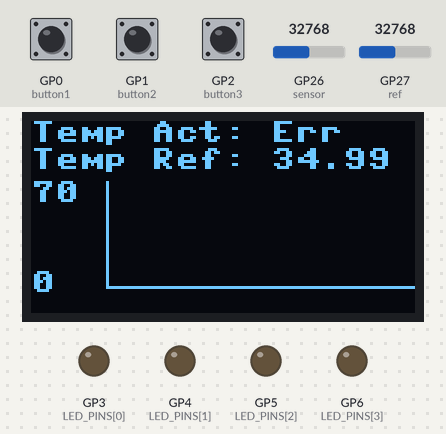
Bench run of a program on a simulated Raspberry Pi Pico running MicroPython. On the bench: 128×64 one-colour display, output pins drawn as LEDs (lit = HIGH). Dashed ring = blinking. The test bench sets the inputs (shaded band); at power-on: GP0 (button1) HIGH, GP1 (button2) HIGH, GP2 (button3) HIGH, GP26 (sensor) = 32768, GP27 (ref) = 32768 (analog values on the 0–65535 scale). Library files of the repository ran but are not shown: ssd1306.py; what the program prints to the serial console is not drawn.

Above: at 3.2 s.
3.3 s: GP0 (button1) pulled LOW for 1 s
At 3.48 s:
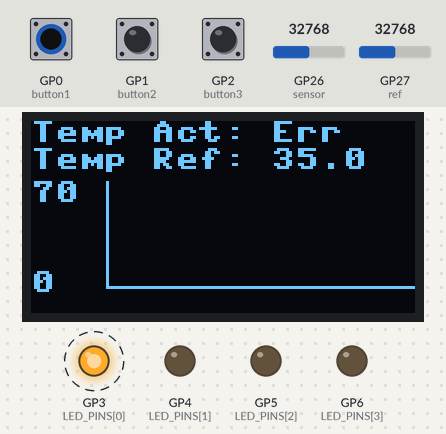
5.8 s: GP1 (button2) pulled LOW for 3.2 s
At 5.88 s:
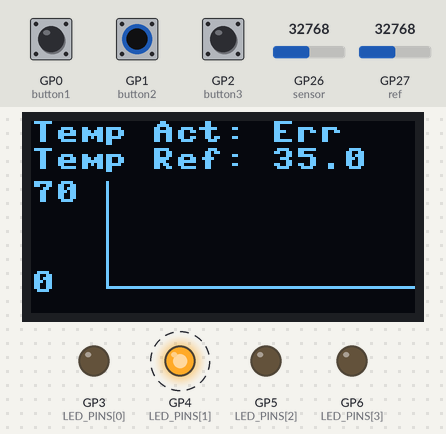
10.5 s: GP2 (button3) pulled LOW for 1 s
At 10.7 s:
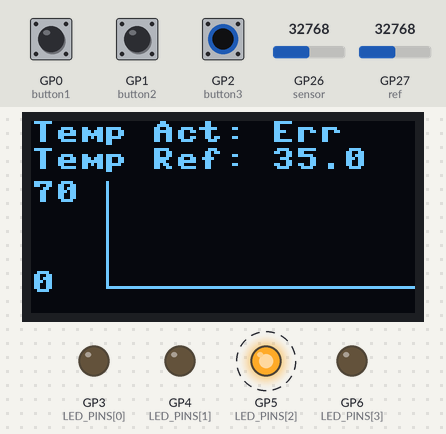
13.0 s: GP26 (sensor) set to 45874
At 15.56 s:
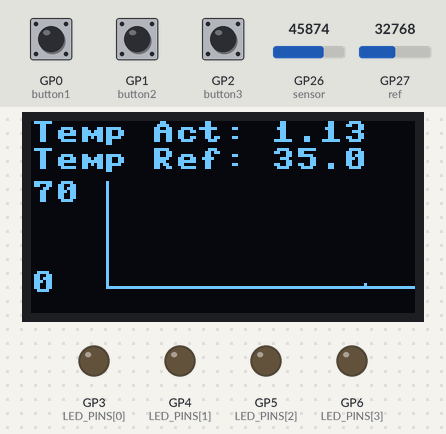
16.0 s: GP27 (ref) set to 45874
At 16.17 s:
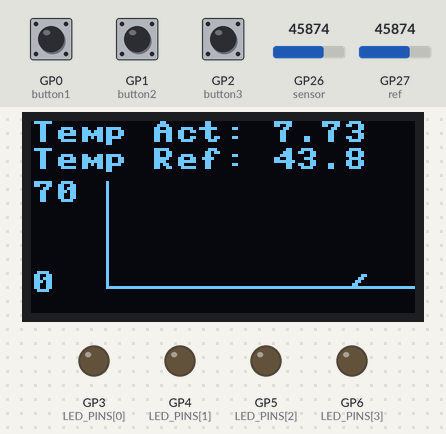
17.5 s: GP26 (sensor) set to 57670
At 17.69 s:
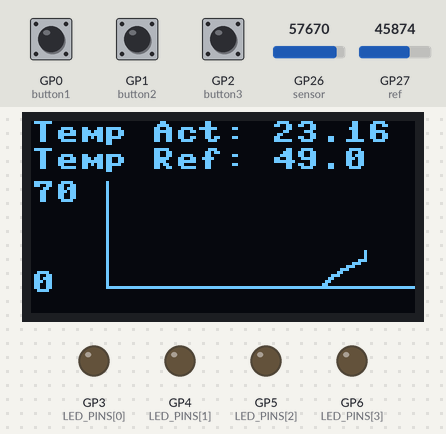
Timing chart, 0 to 20.1 s (numbered marks = the images above; inputs shaded):
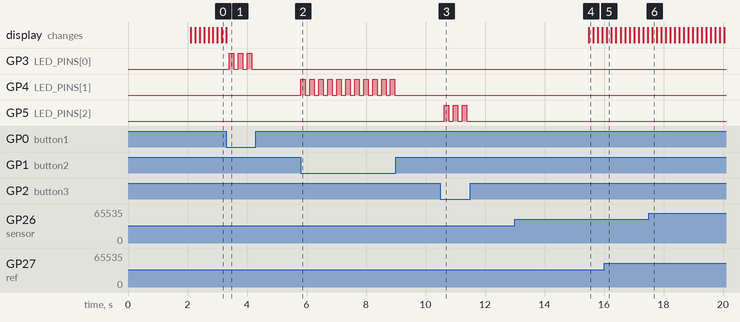

Measured:
- after the input at 3.3 s, GP3 (LED_PINS[0]): alternates HIGH for 0.15 s and LOW for 0.15 s, 6 changes in all, then stays LOW, starting after 0.11 s
- after the input at 5.8 s, GP4 (LED_PINS[1]): alternates HIGH for 0.15 s and LOW for 0.15 s, 22 changes in all, then stays LOW, starting at once
- after the input at 10.5 s, GP5 (LED_PINS[2]): alternates HIGH for 0.15 s and LOW for 0.15 s, 6 changes in all, then stays LOW, starting after 0.13 s
- after the input at 13.0 s, the display: changes after 2.5 s (image 4)

The program:

DIGITAL_OLED_BUTTON3.py
```python
from machine import Pin, I2C, ADC
from utime import sleep_ms
from ssd1306 import SSD1306_I2C

LED_PINS = [Pin(pin_num, Pin.OUT) for pin_num in [3, 4, 5, 6]]


def plot_time(yp, t, x, y, var = [0,70], vpts=[25, 20, 36], hpts = [25, 55, 112]):
    """"

    plot_time(yp, t, x, y, var = [0,70], vpts=[25, 20, 36], hpts = [25, 55, 112]):

    yp: dependent variable
    t: time (used while the Cartesian plane is not complete)
    x: List of two positions of variable x, x[0] is the position in past x and x[1] position of current x.
    y: List of two posdditions of the variable y, y[0] is the position in y past and y[1] position of current x.
    var = [0.0,70]: Magnitude of the variable (default voltage)
    vpts = [25, 20, 36]: points on the vertical y axis.
    hpts = [25, 55, 112]: points on the vertical x axis.
    """
    # Define upper and lower bounds for plotting
    lower_bound = max(var[0], 0)
    upper_bound = min(var[1], 70)

    # Clamp the value of yp to the lower and upper bounds
    yp = max(lower_bound, min(yp, upper_bound))

    #Axis
    oled.vline(vpts[0], vpts[1], vpts[2], 1) #x, y, h
    oled.hline(hpts[0], hpts[1], hpts[2], 1) #x, y, w
    oled.text(str(round(var[0],1)), vpts[0]-25, hpts[1]-5)
    oled.text(str(round(var[1],1)), vpts[0]-25, vpts[1])
    #y - axis
    y[1] = int((yp-var[0])/(var[1]-var[0]) * (vpts[1]-hpts[1]) + hpts[1]) #Interpolation
    if t < hpts[2] - hpts[0]:
        x[1] = x[0]+1
    else:
        x[1] = hpts[2]

    #Plot the line
    oled.line(x[0],y[0],x[1],y[1],1)
    oled.show()

    #Update past values
    y[0] = y[1]
    x[0] = x[1]

    #If you have already reached the end of the graph then ...
    if t > hpts[2] - hpts[0]:
        #Erases the first few pixels of the graph and the y-axis.
        oled.fill_rect(vpts[0],vpts[1],2,vpts[2],0)
        #Clears the entire y-axis scale
        oled.fill_rect(vpts[0]-25, vpts[1],vpts[0],vpts[2]+5,0)
        #shifts the graph one pixel to the left
        oled.scroll(-1,0)
        #Axis
        oled.vline(vpts[0], vpts[1], vpts[2], 1) #x, y, h
        oled.hline(hpts[0], hpts[1], hpts[2], 1) #x, y, w
        oled.text(str(round(var[0],1)), vpts[0]-25, hpts[1]-5)
        oled.text(str(round(var[1],1)), vpts[0]-25, vpts[1])
    else:
        t += 1


    return t,x,y


def iir_low_pass_filter1(input_value, prev_filtered_value):

    # Constants for the filter
    fs = 1000    # Sampling frequency in Hz
    fc = 10      # Cutoff frequency in Hz
    alpha = 2 * 3.141592653589793 * fc / fs

    output_value = alpha * input_value + (1 - alpha) * prev_filtered_value
    return output_value

def iir_low_pass_filter2(input_value, prev_filtered_value):

    # Constants for the filter
    fs = 1000    # Sampling frequency in Hz
    fc = 100      # Cutoff frequency in Hz
    alpha = 2 * 3.141592653589793 * fc / fs

    output_value = alpha * input_value + (1 - alpha) * prev_filtered_value
    return output_value


if __name__ == '__main__':

    WIDTH = 128
    HEIGHT = 64
    FACTOR = 3.3 / (65535)

    ADC_SENSOR = 26
    ADC_REF = 27

    PIN_SCL =17
    PIN_SDA = 16

    i2c = I2C(0, scl = Pin(PIN_SCL), sda = Pin(PIN_SDA), freq = 400000)
    sensor = ADC(ADC_SENSOR)
    ref = ADC(ADC_REF)

    oled = SSD1306_I2C(WIDTH, HEIGHT, i2c)

    # Initialize previous filtered values for both channels
    prev_filtered_value_sensor = 0
    prev_filtered_value_ref = 0


    #Global Variables
    t = 0
    y = [55, 55]
    x = [25, 25]

    oled.fill(0)
    oled.text("PG - PUJ", 35, 5)
    oled.text("Ki Hyon Lee", 20, 20)
    oled.text("Sensor Temp", 25, 40)
    oled.show()
    sleep_ms(2000)
    oled.fill(0)

    button1 = Pin(0,Pin.IN)
    button2 = Pin(1,Pin.IN)
    button3 = Pin(2,Pin.IN)

#     button1 = Pin(0,Pin.IN,Pin.PULL_UP)
#     button2 = Pin(1,Pin.IN,Pin.PULL_UP)
#     button3 = Pin(2,Pin.IN,Pin.PULL_UP)


    # Initialize LED states
    led_states = [0, 0, 0, 0]

    while True:

    # Handle button presses
        if not button1.value():
            led_states[0] = not led_states[0]  # Toggle LED on pin 3
        if not button2.value():
            led_states[1] = not led_states[1]  # Toggle LED on pin 4
        if not button3.value():
            led_states[2] = not led_states[2]  # Toggle LED on pin 5

        # Update LED states
        for i in range(4):
            LED_PINS[i].value(led_states[i])

        print(str("El button 1 esta: ")+str(button1.value()))
        print(str("El button 2 esta: ")+str(button2.value()))
        print(str("El button 3 esta: ")+str(button3.value()))

        volts1 = sensor.read_u16() * FACTOR
        volts2 = ref.read_u16() * FACTOR

        filtered_value_sensor = iir_low_pass_filter1(volts1, prev_filtered_value_sensor)
        prev_filtered_value_sensor = filtered_value_sensor

        RPT100=(filtered_value_sensor-0.0574)/0.0202
        TemperaturaPT100=(RPT100-100)/0.384

        t,x,y = plot_time(TemperaturaPT100,t,x,y)


        filtered_value_ref = iir_low_pass_filter2(volts2, prev_filtered_value_ref)
        prev_filtered_value_ref = filtered_value_ref

        TempRef = (70/3.3)*filtered_value_ref

        oled.fill_rect(0,0,120,20,0)

        oled.text("Temp Act: ", 0, 0)

        if TemperaturaPT100 > 70:
            oled.text(str("Err"), 80, 0)
        else:
            if TemperaturaPT100 < 0:
                oled.text(str("Err"), 80, 0)
            else:
                oled.text(str(round(TemperaturaPT100,2)), 80, 0)

        oled.text("Temp Ref: ", 0, 9)
        oled.text(str(round(TempRef,2)), 80, 9)

        oled.show()
        sleep_ms(100)
```
